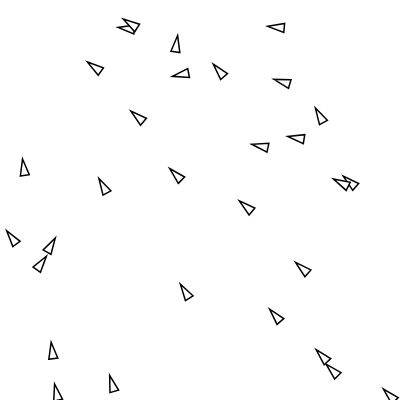
Frame 1 (no input)
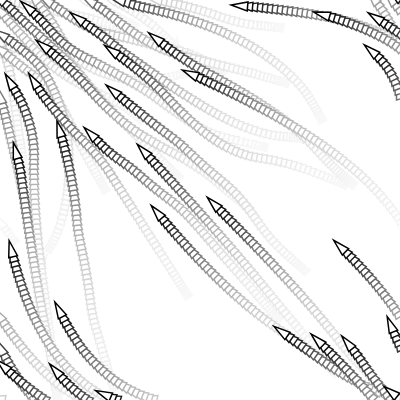
Frame 60 (no input)
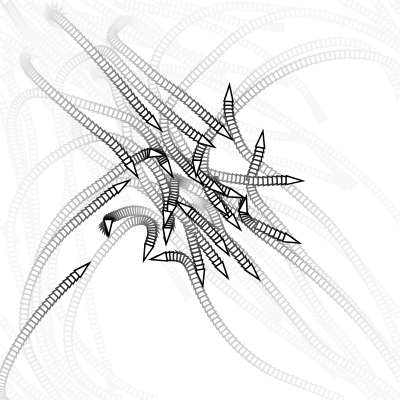
Frame 120 (the mouse pressed at the canvas centre since frame 60)

The p5.js sketch that drew these frames (run headless with seeded random() and noise() and a simulated clock; from frame 60 on, the mouse is pressed at the canvas centre):

// p5.js sketch
// ── sketch.js
var Agents;// 鸟群

// 函数setup() ：准备阶段
function setup() {
	createCanvas(400,400);

	Agents = new Array();
	for(var i=0;i<30;i++)
	{
		// 制定随机的位置和速度，生成一只鸟
		pos = createVector(random(0,width),random(0,height));
		//vel = createVector(random(-5,5),random(-5,5));
		vel = createVector(0,0);
		Agents[i] = new agent(pos,vel);
	}
}

// 函数draw()：作画阶段
function draw() {
	fill(255,15);// 填充白色
	rect(-5,-5,width+10,height+10);
	
	// 更新每个鸟
	for(var i=0;i<Agents.length;i++)
	{
		//var apos = Agents[i].pos;
		var target = createVector(mouseX,mouseY);
		//var acc = p5.Vector.sub(target,apos);

		//acc.limit(0.03);
		//var acc = createVector(random(-1,1),random(-1,1));
		
		//Agents[i].accelerate(acc);
		for(var j=0;j<Agents.length;j++)
		{
			if(i==j)
			{
				continue;
			}
			Agents[i].avoid(Agents[j],1);
			Agents[i].align(Agents[j],1);
		}

		Agents[i].seek2(target,1);
		Agents[i].update(1);
	}

	// 画出来所有的鸟
	for(var i=0;i<Agents.length;i++)
	{
		Agents[i].draw();
	}
}
// ── agent.js
// 函数setup() ：准备阶段
function agent(pos,vel) {
	 this.pos = pos;// 位置
	 this.vel = vel; // 速度

	 this.update = function(dt)
	 {
	 	this.vel.limit(5);
	 	// 按照自己的速度改变位置
	 	var movement = this.vel;
	 	movement.mult(dt);
	 	this.pos.add(movement);

	 	// 如果超出屏幕范围，跳转到屏幕另一边
	 	if(this.pos.x>width)
	 	{
	 		this.pos.x-=width;
	 	}
	 	else if(this.pos.x<0)
	 	{
	 		this.pos.x+= width;
	 	}
	 	else if(this.pos.y>height)
	 	{
	 		this.pos.y-=height;
	 	}
	 	else if(this.pos.y<0)
	 	{
	 		this.pos.y+=height;
	 	}
	 }

	 this.draw = function()
	 {
	 	angle = atan2(this.vel.y,this.vel.x);
	 	push();
	 	translate(this.pos.x,this.pos.y);
	 	fill(255);
	 	rotate(angle);
	 	scale(1.5,1.5);
	 	triangle(-3,-3,-3,3,8,0);
	 	pop();
	 }

	 this.accelerate = function(acc,dt)
	 {
	 	var deltaV = acc;
	 	deltaV.mult(dt);
	 	this.vel.add(deltaV);
	 }

	 this.seek = function(targetPos,dt)
	 {
	 	var apos = this.pos;
		var acc = p5.Vector.sub(targetPos,apos);

		acc.limit(0.3);
		//var acc = createVector(random(-1,1),random(-1,1));
		this.accelerate(acc,dt);
	 }

	 this.seek2 = function(targetPos,dt)
	 {
	 	var apos = this.pos;

	 	// 期望的速度 = 目标位置-当前位置
	 	var expectedVel = 
	 		p5.Vector.sub(targetPos,apos);

	    // 加速度 = 期望速度-实际的速度
		var acc = p5.Vector.sub(expectedVel,this.vel);

		acc.limit(0.3);
		//var acc = createVector(random(-1,1),random(-1,1));
		this.accelerate(acc,dt);
	 }

	 this.avoid = function(another,dt)
	 {
	 	var mypos = this.pos;
	 	var hisPos = another.pos;
	 	var offset = p5.Vector.sub(hisPos,mypos);
	 
	 	if(offset.mag()<50)
	 	{
	 		var acc = p5.Vector.sub(mypos,hisPos);
	 		acc.limit(0.2);
	 		this.accelerate(acc,dt);
	 	}
	 }

	 this.align =function(another,dt)
	 {
	 	var mypos = this.pos;
	 	var hisPos = another.pos;
	 	var offset = p5.Vector.sub(hisPos,mypos);
	 
	 	if(offset.mag()<25)
	 	{
	 		var hisVel = another.vel;
	 		var myVel = this.vel;
	 		var acc = p5.Vector.sub(hisVel,myVel);
	 		acc.limit(0.1);
	 		this.accelerate(acc,dt);
	 	}

	 }

}
